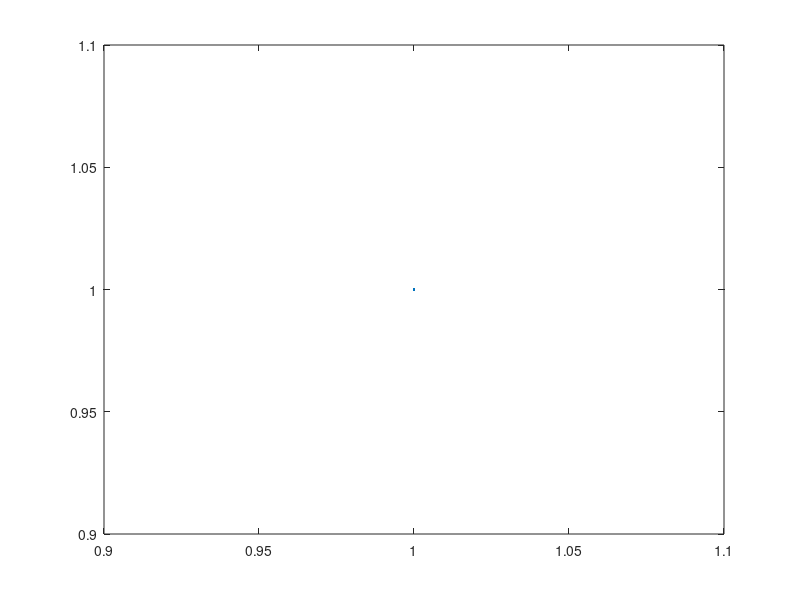

The MATLAB script that drew this image: (Note: this script raises an error after producing the figure.)
N = 65536;
a = -25;
b = 25;
Te = (b-a)/N;
t = linspace(a, b, N);
fe = 1/Te;
f = linspace(-fe/2, fe/2, N);

Df = 30;
f2 = 1280;

function g = gf(k, Df, t)
g = sin(2 * pi * k * t) + ...
    sin(2 * pi * (k + Df) * t) - ...
    2 * sin(2 * pi * (k + 2 * Df) * t);
end

figure;
plot(1);
plot(f, imag(tfour(gf(f2, Df, t))));
title('G_1280(f)');
xlabel('Fréquence (Hz)');
ylabel('Amplitude');
xlim([-1000 1000]);
